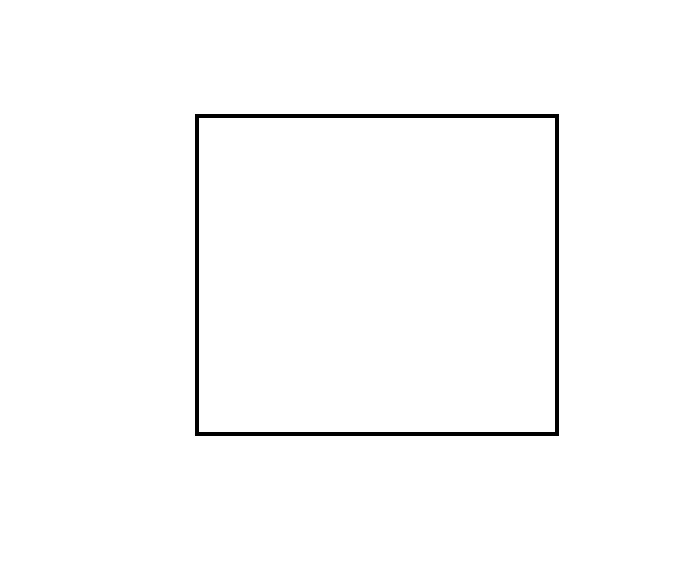
#> input picture Hough/rectangulo1.jpg, 696 x 564 px
$ python linetest.py
#> lines starting #> are read from the running program, lines starting #| are printed output that depends on the picture; after the words box and inside, x2 and y2 are one past the last pixel; in counts of white or black regions, pixels touching at a corner belong together
### Hough/ipFunctions.py
import matplotlib.pyplot as plt
import matplotlib as mpl
import numpy as np
import statistics as stat
import matplotlib.image as mpimg

def imsave(name,I):
    mpimg.imsave(name+'.jpeg',I)

def imsplit(rgb):
    r=rgb[:,:,0]
    g=rgb[:,:,1]
    b=rgb[:,:,2]
    return r,g,b

def imhist(r,show=True):
    if show==True:
        print('\nComenzando histograma ⌛\n')

    h = np.zeros(256)
    filas,cols = r.shape
    for i in range(0,filas):
        for j in range(0,cols):
            h[r[i,j]] = h[r[i,j]]+1

    if show==True:
        print('\nHistograma completado ✅')
        print('\nGraficando histograma...')
        n = np.linspace(0,255,256)
        plt.bar(n,h)
        plt.set_cmap('gray')
        norm=mpl.colors.Normalize(vmin=0,vmax=255)
        escala=plt.cm.ScalarMappable(cmap='gray',norm=norm)
        escala.set_array([])
        plt.colorbar(escala,orientation="horizontal",ticks=[0,50,100,150,200,255])
        plt.xlim(0, 255)
        plt.ylim(0, max(h)*0.3)
    return h

# [37 lines left out: functions imadjust, stretchlim, histeq, not called in this run]

def rgb2gray(I):
    r,g,b=imsplit(I)
    return np.uint8(0.299*np.double(r)+0.587*np.double(g)+0.114*np.double(b))

# [14 lines left out: function makeMask, not called in this run]

def graythresh(b):
    h = imhist(b,False)
    lh = len(h)
    tam = np.size(b)
    maxV = 0
    for T in range(lh):
        Acub = np.sum(h[0:T])
        Wb = Acub/tam
        Acuf = np.sum(h[T+1:lh])
        if Acub==0:
            Ub=0
        else:
            Ub=(np.arange(0,T,1) @ h[0:T])/Acub
        if Acuf==0:
            Uf = 0
        else:
            Uf=(np.arange(T+1,lh,1) @ h[T+1:lh])/Acuf
        Wf = 1-Wb
        BCV = Wb*Wf*(Ub-Uf)**2
        if BCV>=maxV:
            maxV=BCV
            umbral=(T+1)/255
    return umbral

# [48 lines left out: functions imnoise, non_overflowing_sum, bits8, immse, psnr, not called in this run]

def imundersize(I,step):
    F,C = I.shape
    return I[0:F:step,0:C:step]

# [189 lines left out: functions imfilter, fspecial, medfilt2, modefilt, ordfilt2, stdfilt and 1 more, not called in this run]

def gaussfilt(cosas):
    print(cosas)

def im2bw(I,T):
    if isinstance(T,np.ndarray):
        return I>=T
    if T < 1: T = T * 255
    return I>=T

# [57 lines left out: functions otsuthresh, imbinarize, adaptthresh, not called in this run]

### Hough/linetest.py
from ipFunctions import *
import matplotlib.pyplot as plt
import numpy as np

RGB = plt.imread('rectangulo1.jpg')
#> RGB is the input picture: shape (564, 696, 3); min 0, max 255, mean 251.5
ri, g, b = imsplit(RGB)
step = 1
ri = imundersize(ri,step)

plt.figure()
plt.set_cmap('gray')
plt.imshow(ri)

T=graythresh(ri)
#> after the loop in imhist, `for i in range(0,filas):`: h = 256 values, max 386080 at index 255, min 0 at index 7, mean 1533.4
#> in graythresh, `lh = len(h)`: lh = 256
#> in graythresh, `tam = np.size(b)`: tam = 392544
#> the loop in graythresh, `for T in range(lh):` made 256 passes
#> (Acub, Wb, Acuf, Ub, Uf, Wf, BCV, maxV) on passes 2 to 13: (3771, 0.00961, 387154, 0, 255, 0.99, 618.5, 618.5), (5390, 0.0137, 387142, 0.3, 255, 0.986, 878.4, 878.4), (5402, 0.0138, 387136, 0.304, 255, 0.986, 880.3, 880.3), (5408, 0.0138, 387125, 0.307, 255, 0.986, 881.3, 881.3), (5419, 0.0138, 387122, 0.315, 255, 0.986, 883.1, 883.1), (5422, 0.0138, 387121, 0.317, 255, 0.986, 883.5, 883.5), (5423, 0.0138, 387121, 0.318, 255, 0.986, 883.7, 883.7), (5423, 0.0138, 387121, 0.318, 255, 0.986, 883.7, 883.7), (5423, 0.0138, 387120, 0.318, 255, 0.986, 883.7, 883.7), (5424, 0.0138, 387120, 0.32, 255, 0.986, 883.8, 883.8), (5424, 0.0138, 387120, 0.32, 255, 0.986, 883.8, 883.8), (5424, 0.0138, 387120, 0.32, 255, 0.986, 883.8, 883.8)
#> (Acub, Wb, Acuf, Uf, Wf, BCV, maxV) on pass 1: (0, 0, 388773, 253.9, 1, 0, 0)
bw=~im2bw(ri,T)
#> in im2bw, `return I>=T`: returned value: shape (564, 696) bool; 98.6% white; 1 black region, box (x1, y1, x2, y2) and area: (195, 114, 559, 436) 5425
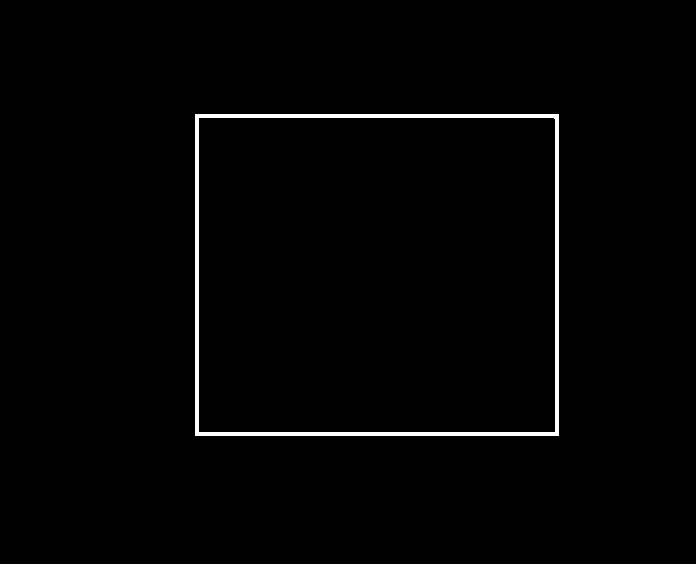
#> bw: shape (564, 696) bool; 1.4% white; 1 white region, box (x1, y1, x2, y2) and area: (195, 114, 559, 436) 5425

# figure(2)
# imshow(bw)

M, N = bw.shape
rhomax = np.ceil((N**2+M**2)**0.5)
angulo = 90
theta = np.arange(-angulo,angulo+1,step)
thetamax = len(theta)
H = np.zeros([int(thetamax),int(2*rhomax)])
rho = np.arange(-rhomax,rhomax+1)

# figure(3)
# imshow(H)

for i in range(1,N):
    for j in range(1,M):
#> (the run stopped early here; a loop or call above may not have finished)

$ run again, with Hough/linea1.jpg copied over Hough/rectangulo1.jpg
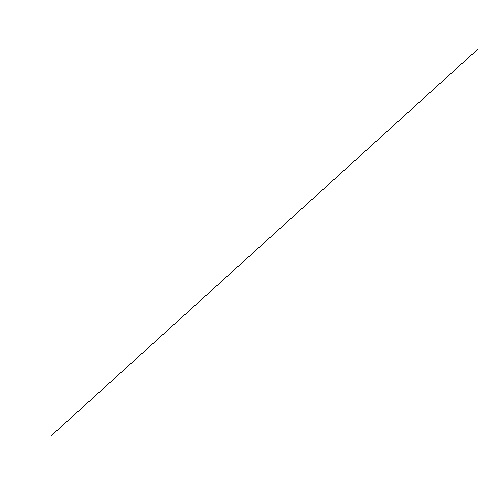
#> input picture Hough/linea1.jpg, 500 x 500 px
#> RGB is the input picture: shape (500, 500, 3); min 0, max 255, mean 254.5
#> after the loop in imhist, `for i in range(0,filas):`: h = 256 values, max 247176 at index 255, min 0 at index 6, mean 976.6
#> lh = 256
#> tam = 250000
#> the loop in graythresh, `for T in range(lh):` made 256 passes
#> (Acub, Wb, Acuf, Ub, Uf, Wf, BCV, maxV) on passes 2 to 8: (215, 0.00086, 249703, 0, 254.8, 0.999, 55.81, 55.81), (297, 0.00119, 249642, 0.276, 254.9, 0.999, 76.94, 76.94), (358, 0.00143, 249616, 0.57, 254.9, 0.999, 92.52, 92.52), (384, 0.00154, 249585, 0.734, 255, 0.998, 99.13, 99.13), (415, 0.00166, 249574, 0.978, 255, 0.998, 106.9, 106.9), (426, 0.0017, 249574, 1.08, 255, 0.998, 109.7, 109.7), (426, 0.0017, 249574, 1.08, 255, 0.998, 109.7, 109.7)
#> in im2bw, `return I>=T`:
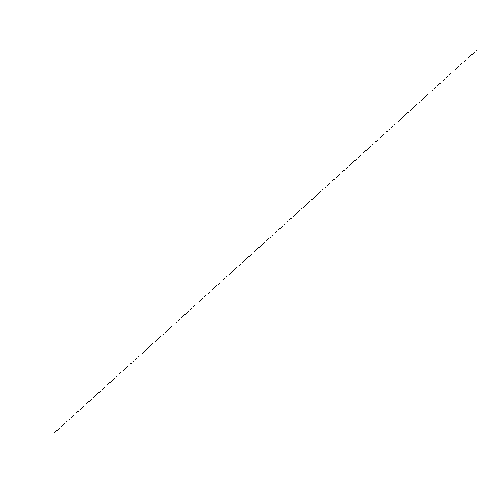
#> returned value: shape (500, 500) bool; 99.9% white; black in thin lines or dots, all inside (x1, y1, x2, y2) = (54, 50, 477, 433)
#> I: shape (1416, 181); values 0 (black) and 1 (white), 0% white in thin lines or dots, all inside (x1, y1, x2, y2) = (138, 1067, 139, 1068)
#| Em = 0 EM = 255
#> (printed output is left out)
#| [1067] [138]
#> `plt.show()`:
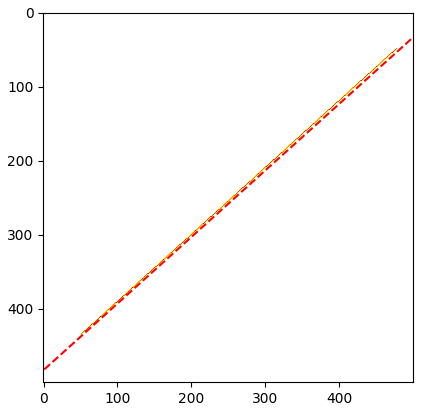
#> figure drawn by matplotlib, 1 panel

$ run again, with Hough/linea2.jpg copied over Hough/rectangulo1.jpg
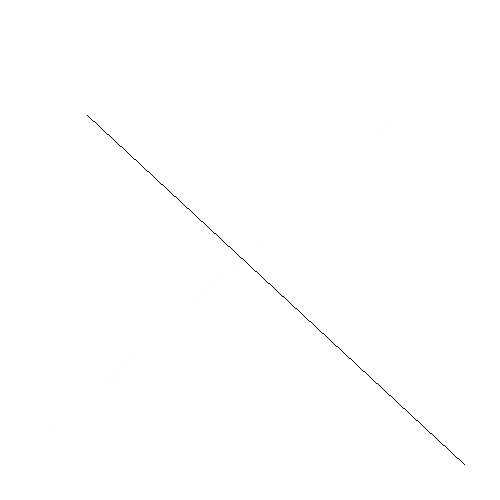
#> input picture Hough/linea2.jpg, 500 x 500 px
#> RGB is the input picture: shape (500, 500, 3); min 0, max 255, mean 254.6
#> after the loop in imhist, `for i in range(0,filas):`: h = 256 values, max 247036 at index 255, min 0 at index 8, mean 976.6
#> lh = 256
#> tam = 250000
#> the loop in graythresh, `for T in range(lh):` made 256 passes
#> (Acub, Wb, Acuf, Ub, Uf, Wf, BCV, maxV) on passes 2 to 8: (278, 0.00111, 249679, 0, 254.9, 0.999, 72.18, 72.18), (321, 0.00128, 249655, 0.134, 254.9, 0.999, 83.26, 83.26), (345, 0.00138, 249639, 0.264, 255, 0.999, 89.4, 89.4), (361, 0.00144, 249633, 0.385, 255, 0.999, 93.45, 93.45), (367, 0.00147, 249627, 0.444, 255, 0.999, 94.97, 94.97), (373, 0.00149, 249625, 0.517, 255, 0.999, 96.46, 96.46), (375, 0.0015, 249622, 0.547, 255, 0.999, 96.96, 96.96)
#> `bw=~im2bw(ri,T)`:
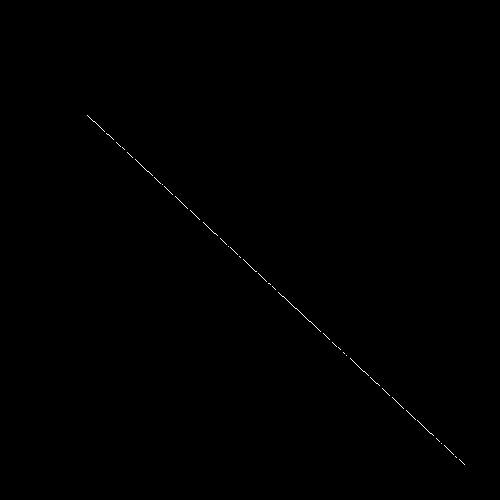
#> bw: shape (500, 500) bool; 0.13% white in thin lines or dots, all inside (x1, y1, x2, y2) = (87, 115, 465, 465)
#> I: shape (1416, 181); values 0 (black) and 1 (white), 0% white in thin lines or dots, all inside (x1, y1, x2, y2) = (43, 687, 44, 688)
#| Em = 0 EM = 255
#> (printed output is left out)
#| [687] [43]
#> `plt.show()`:
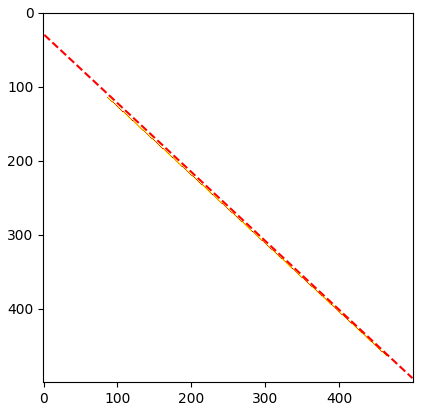
#> figure drawn by matplotlib, 1 panel
